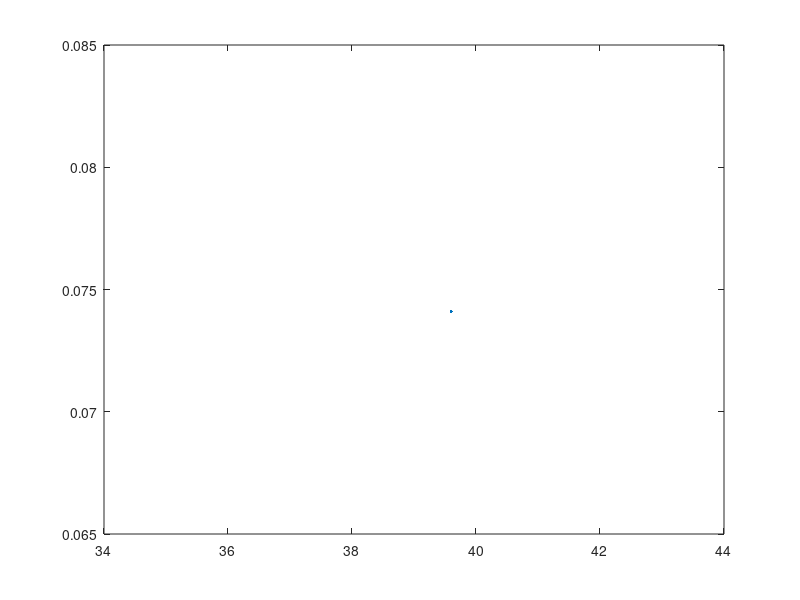

Reproduce this figure in MATLAB.
clear
clc
close all
% longitudinal static stability

mac = 7.4; % aircraft mean aero chord
xcg = 39.40; % aircraft cg
claw = 5.581; % wing lift curve slope
hlaw = 4.39; % tailplane lift curve slope
xacw = 39.6; % aero centre of wing
kf = 1.4; % some bullshit constant
lf = 77.82; % fuselage length
wf = 6.34; % fuselage width
sw = 482; % wing area
etah = 0.9; % tailplane efficiency
clah = 4.39; % tailplane lift curve slope
AR = 8.77; % wing aspect ratio
lam = 0.25; % wing taper ratio
w_twist= 3; %in degrees
b = 65; % wingspan
hh = 1.55; % vertical position of hstab
xach = 74.1; % aero centre of hstab
lh = xach-xacw; % distance between wing c/4 and hstab c/4
sweep = 26.6; % quarter chord sweep
sh = 68; % hstab area

Cmoairf= -0.131; %X-FOIL incompressible airfoil zero lift pitching moment
compressibility_factor_cruise= 1.350; %compressibility factor at cruise conditon
iw=0;
compressibility_factor_landing= 1.024;
compressibility_factor_takeoff= 1.017;
density_cruise= 0.38;
cruise_velocity= 254 ; 
S_w = 440; 
Cd= 0.0161; %cd at cruise conditions of aircraft
alpha_0_w= -4.8; %X-foil
% alpha_0_h= ; 

%%%%%%%%%%%%%%%%%%%%%%%%%%cruise
deda_cruise = (4.44 * ((1 ./ AR - 1 / (1 + AR ^ 1.7))...
    * ((10 - 3 * lam) / 7) * (1 - hh / b) ./...
    (2 * lh / b) .^ (1 / 3) * ...
    (cosd(sweep) .^ 0.5)) .^ 1.19) .* compressibility_factor_cruise; %downwash derivative

cmaf = kf * lf * wf ^ 2 / (mac * sw); % fuselage pitching moment

xnp = mac .* ((claw .* xacw ./ mac - cmaf + etah .* clah .* ...
    (1 - deda_cruise) .* sh ./ sw .* xach ./ mac) ...
    ./ (claw + etah .* clah .* (1 - deda_cruise) .* sh ./ sw)); % neutral pt

kn = (xnp - xcg) ./ mac % we want this to be ~ 7% (power off)

figure 
plot(xacw, kn)

kn_on = kn-0.02 ; %power on

%this must be negative to ensure longitudinal pitch stabilty
dcmcg_dalpha = (-claw.*(xacw - xcg)/mac + cmaf - etah*clah *(1- deda_cruise)*(sh/sw)*(xach/mac))/(claw + etah*clah*(1-deda_cruise)*(sh/sw));

% % trim analysis (clean (a/c))
% 
% CMow= (Cmoairf * (AR * cosd(sweep)^2 / (AR + 2* cosd(sweep))) -0.01* w_twist)*compressibility_factor_cruise ; %steady level flight
% q=  density_cruise* cruise_velocity^2 * 0.5;
% Thrust =q * S_w * Cd;
% 
% alpha= [-5: 1: 20];
% ih= [-3: 1: 15];
% 
% Clw= claw * (alpha + iw - alpha_0_w);
% C_L_h = hlaw *((alpha + iw - alpha_0_w)*(1- deda_cruise) + (ih-iw ) - alpha_0_h - alpha_0_w) + maybeelavator; 
% 
% Cmcg = -Clw * (xacw - xcg)/(mac) + CMow + 0 - etah*C_L_h* (sh/S_w) * ((xach -xcg)/mac ) + zt *Thrust/ (q*S_w*mac);

% %%%%%%%%%%%%%%%%%%%%%%%%%%takeoff
% deda_takeoff = (4.44 * ((1 / AR - 1 / (1 + AR ^ 1.7))...
%     * ((10 - 3 * lam) / 7) * (1 - hh / b) /...
%     (2 * lh / b) ^ (1 / 3) * ...
%     (cosd(sweep) ^ 0.5)) ^ 1.19) * compressibility_factor_takeoff; %downwash derivative
% 
% cmaf = kf * lf * wf ^ 2 / (mac * sw); % fuselage pitching moment
% 
% xnp = mac * ((claw * xacw / mac - cmaf + etah * clah * ...
%     (1 - deda_takeoff) * sh / sw * xach / mac) ...
%     / (claw + etah * clah * (1 - deda_takeoff) * sh / sw)); % neutral pt
% 
% kn = (xnp - xcg) / mac; % we want this to be ~7% (power off)
% 
% kn_on = kn-0.02 ; %power on
% 
% %this must be negative to ensure longitudinal pitch stabilty
% dcmcg_dalpha = (-claw*(xacw - xcg)/mac + cmaf - etah*clah *(1- deda_cruise)*(sh/sw)*(xach/mac))/(claw + etah*clah*(1-deda_cruise)*(sh/sw));
% 
% % trim analysis (clean (a/c))
% 
% CMow= (Cmoairf * (AR * cosd(sweep)^2 / (AR + 2* cosd(sweep))) -0.01* w_twist)*compressibility_factor ; %steady level flight
% q=  density_cruise* cruise_velocity^2 * 0.5;
% Thrust =q * S_w * Cd;
% 
% alpha= [-5: 1: 20];
% ih= [-3: 1: 15];
% 
% Clw= Clalphaw * (alpha + iw - alpha_0_w);
% C_L_h = C_L_alpha_h *((alpha + iw - alpha_0_w)*(1- deda_cruise) + (ih-iw ) - alpha_0_h - alpha_0_w) + maybeelavator; 
% 
% Cmcg = -Clw * (xacw - xcg)/(mac) + CMow + 0 - etah*C_L_h* (sh/S_w) * ((xach -xcg)/mac ) + zt *Thrust/ (q*S_w*mac);

